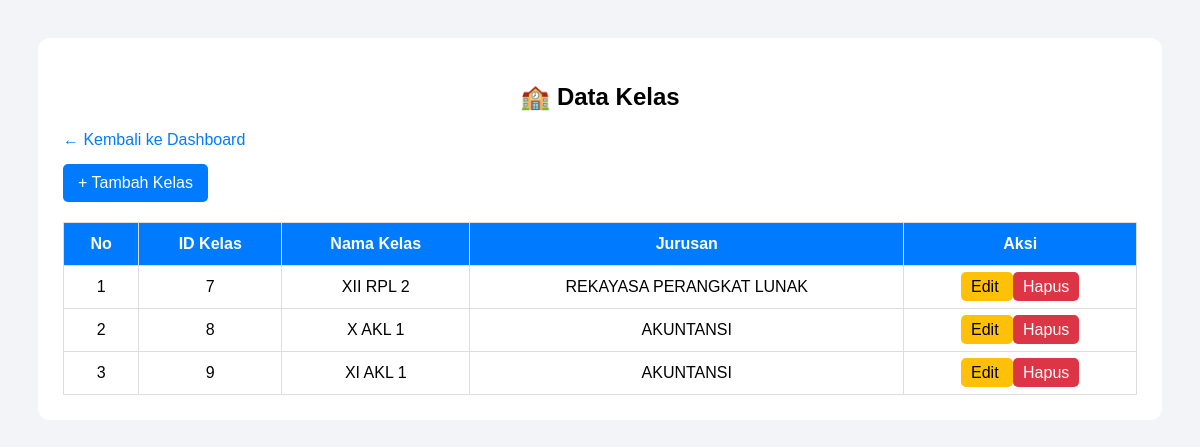
Page /absensi_siswa/kelas.php on the committed database.
### tables this page shows
CREATE TABLE `kelas` (
  `id_kelas` int(11) NOT NULL,
  `nama_kelas` varchar(50) NOT NULL,
  `jurusan` varchar(50) NOT NULL
);

### absensi_siswa/kelas.php (the view, shortened to what this page needs)
<?php
include "koneksi.php";
$query = mysqli_query($koneksi, "SELECT * FROM kelas");
?>
<!DOCTYPE html>
<html lang="id">
<head>
</head>
<body>
<div class="container">
    <h2>🏫 Data Kelas</h2>
    <a href="dashboard.php" class="kembali">
        ← Kembali ke Dashboard
    </a>
    <br>
    <a href="tambah_kelas.php" class="tambah">
        + Tambah Kelas
    </a>
    <table>
        <tr>
            <th>No</th>
            <th>ID Kelas</th>
            <th>Nama Kelas</th>
            <th>Jurusan</th>
            <th>Aksi</th>
        </tr>
        <?php
        $no = 1;
        while ($data = mysqli_fetch_assoc($query)) {
        ?>
        <tr>
            <td><?= $no++; ?></td>
            <td><?= $data['id_kelas']; ?></td>
            <td><?= $data['nama_kelas']; ?></td>
            <td><?= $data['jurusan']; ?></td>
            <td>
                <a href="edit_kelas.php?id=<?= $data['id_kelas']; ?>"
                   class="edit">
                    Edit
                </a>
                <a href="hapus_kelas.php?id=<?= $data['id_kelas']; ?>"
                   class="hapus"
                   onclick="return confirm('Yakin ingin menghapus kelas ini?')">
                    Hapus
                </a>
            </td>
        </tr>
        <?php } ?>
    </table>
</div>
</body>
</html>

### absensi_siswa/kelas.php (style rules this page uses)
body { font-family: Arial, sans-serif; background: #f2f4f7; padding: 30px; }
.container { background: white; padding: 25px; border-radius: 12px; }
h2 { text-align: center; }
.tambah { display: inline-block; background: #007bff; color: white; padding: 10px 15px; border-radius: 5px; text-decoration: none; margin-top: 15px; }
table { width: 100%; border-collapse: collapse; margin-top: 20px; }
th, td { padding: 12px; border: 1px solid #ddd; text-align: center; }
th { background: #007bff; color: white; }
.edit { background: #ffc107; color: black; padding: 6px 10px; border-radius: 5px; text-decoration: none; }
.hapus { background: #dc3545; color: white; padding: 6px 10px; border-radius: 5px; text-decoration: none; }
.kembali { text-decoration: none; color: #007bff; }

### rows in the picture
kelas: id_kelas "7", nama_kelas "XII RPL 2", jurusan "REKAYASA PERANGKAT LUNAK"
kelas: id_kelas "8", nama_kelas "X AKL 1", jurusan "AKUNTANSI"
kelas: id_kelas "9", nama_kelas "XI AKL 1", jurusan "AKUNTANSI"
